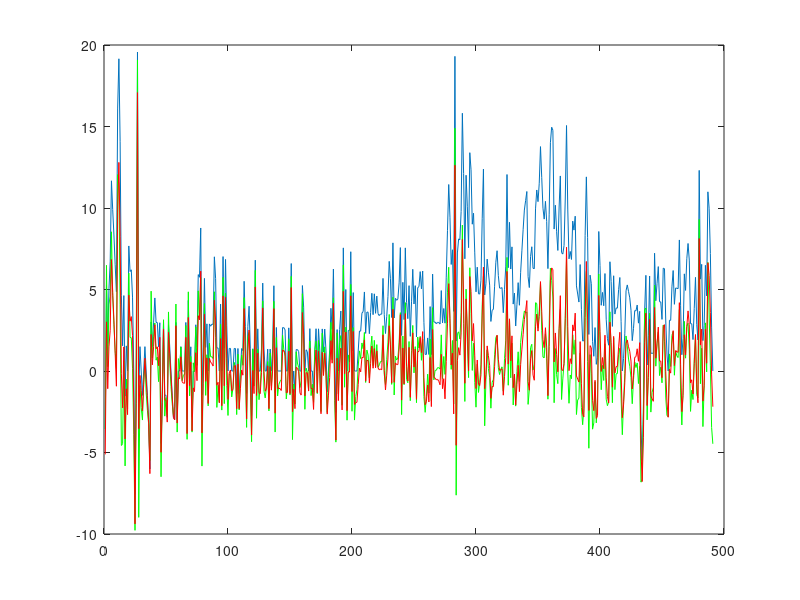

The MATLAB source for this figure:
% -------------------------------------------------------------------
%  Generated by MATLAB on 28-Mar-2018 10:43:11
%  MATLAB version: 8.3.0.532 (R2014a)
% -------------------------------------------------------------------
                              
function [hh,y]=tsyeni2


VarName1 = [-3.552289; 5.24754; 1.69286; 5.064298; 6.719322; 11.66892; ...
            9.912501; 8.346786; 6.517766; 4.865085; 16.076321; 19.15424; ...
            14.06191; 4.650814; 1.54631; 4.62701; -1.540355; 1.540355; ...
            0; 7.672257; 6.102576; 6.209472; 4.533152; 0; -7.564866; 0; ...
            19.57049; -1.494151; 1.494151; 0; -1.494151; 0; 1.494151; 0; ...
            -1.494151; -2.993894; -6.010291; 3.008908; 1.50163; 2.997634; ...
            4.482457; 2.979029; 2.971549; 1.483071; 2.960655; -4.443726; ...
            -1.484906; 2.967978; -1.483071; -1.484906; -2.839906; 2.839906; ...
            1.484906; 0; -1.484906; -2.839906; -2.982291; 2.982291; -2.982291; ...
            0; 0; 1.49202; 0; 0; 0; 2.978693; -2.978693; 4.330177; 0; 1.484906; ...
            -2.83639; 0; 0; 2.83639; 1.483071; 5.914023; 5.751562; 8.774637; ...
            -1.457907; 1.457907; 5.682521; 1.449363; 2.893485; 0; 2.886525; ...
            2.74883; 2.873018; 2.866156; 7.006195; 5.678584; 1.415482; ...
            1.413814; 0; 4.103441; 0; 7.020216; 1.399128; 6.84486; 2.777502; ...
            0; 1.386248; 1.384744; 0; 0; 1.383148; 1.381556; -1.381556; ...
            1.381556; -1.381556; 0; 1.381556; 1.254555; 5.504627; 2.742874; ...
            -1.370653; 2.739743; 3.973921; 1.36301; -2.727571; 1.36456; ...
            0; 6.799529; 0; 2.586158; 0; 0; 1.352397; 5.394306; 1.344819; ...
            0; 0; 1.343314; -1.343314; 1.343314; 0; 1.341812; 5.23089; ...
            -1.335972; 2.670459; 0; 0; 0; 0; 2.664529; 2.658626; 2.532271; ...
            0; 0; 2.647071; 0; 6.592472; -1.3156; 0; -1.317044; 1.317044; ...
            1.3156; 1.194725; 0; 0; 5.242814; 3.917133; 0; 1.302875; 1.183181; ...
            0; 2.598952; 0; 0; -1.298772; 1.298772; 2.593336; 0; 2.587653; ...
            1.291782; -1.291782; 2.582175; 1.171857; 2.574118; 1.284992; ...
            -1.284992; 0; 1.284992; 3.846739; 2.557659; 6.254851; 1.270154; ...
            -2.541654; 2.541654; 0; 2.536194; 3.67957; 0; 7.553715; 2.393494; ...
            4.999561; 0; 2.491991; 2.486741; 7.317456; 1.23394; 4.811423; ...
            0; 0; 0; 1.227743; 2.451723; 2.446724; 3.549967; 3.649961; ...
            4.849325; 2.307577; 3.617287; 3.606416; 2.289339; 3.588767; ...
            4.768305; 3.456034; 4.735883; 3.539687; 4.596686; 3.515803; ...
            3.399432; 3.495549; 3.485477; 5.681739; 3.45899; 2.300467; ...
            3.338259; 4.574945; 6.726781; 5.662605; 3.282331; 7.861482; ...
            3.252032; 4.457231; 4.339972; 4.424734; 5.408054; 7.570396; ...
            2.182552; 5.439077; 3.153226; 7.55364; 4.197689; 3.211568; ...
            5.236804; 2.126986; 4.242622; 6.240278; 4.110415; 5.237093; ...
            2.088382; 5.11083; 5.183215; 6.096802; 5.041712; 6.133401; ...
            2.962434; 1.016681; 1.01582; 2.029064; 1.013247; 3.952596; ...
            1.009064; 5.945445; 3.007194; 2.999539; 2.901685; 2.98498; ...
            2.977574; 2.880218; 4.93443; 2.950948; 3.834231; 2.934329; ...
            5.758887; 8.630559; 11.4407; 9.436906; 6.536329; 7.438794; ...
            3.659775; 19.304211; 1.838323; 7.242186; 8.105994; 8.05148; ...
            9.785962; 15.81417; 12.12203; 6.883693; 12.01069; 10.11145; ...
            7.566704; 13.39428; 12.34267; 9.006326; 9.680984; 7.246837; ...
            4.855838; 6.371189; 4.738003; 4.71948; 5.566699; 9.340268; ...
            12.3889; 4.665991; 5.350513; 6.864336; 6.061113; 5.269925; ...
            3.040442; 3.720887; 3.778037; 5.200997; 6.673568; 7.379198; ...
            5.857414; 5.09352; 5.072093; 5.117023; 3.575525; 5.014266; ...
            6.435108; 12.05445; 6.336976; 9.123064; 6.255971; 7.616233; ...
            4.105433; 4.782352; 2.760079; 4.065748; 5.420399; 4.033883; ...
            6.056223; 7.374409; 8.668254; 9.873637; 10.45107; 11.01275; ...
            5.79318; 5.119508; 7.025764; 7.623123; 6.306279; 6.273224; ...
            9.946648; 11.10651; 10.38971; 11.51951; 13.76667; 11.87701; ...
            9.987637; 9.318593; 10.41078; 9.167216; 6.281625; 9.620259; ...
            14.00574; 14.95696; 14.77275; 8.707769; 10.17003; 8.57234; ...
            7.396264; 9.999892; 11.96707; 7.265405; 7.174647; 7.693233; ...
            10.61418; 15.06089; 9.936591; 6.880011; 7.334265; 6.843737; ...
            9.197388; 8.644333; 9.498251; 5.220479; 4.722268; 4.229963; ...
            6.531282; 3.765132; 1.835451; 1.875277; 8.318006; 11.90948; ...
            8.179443; 2.243804; 5.880264; 5.358331; 1.808168; 0.903063; ...
            2.664138; 0.409372; 0.8182; 8.558391; 6.479959; 4.032262; 4.820824; ...
            4.002672; 5.979086; 3.176779; 1.981179; 1.582568; 6.702875; ...
            5.491976; 2.736532; 5.843219; 3.492417; 3.868475; 3.856044; ...
            4.994358; 5.737063; 3.048542; 0; 0.760985; 2.279948; 4.92498; ...
            5.281344; 4.883469; 4.490115; 3.729027; 1.860177; 2.599458; ...
            3.703707; 3.692311; 4.048485; 2.935736; 3.659655; -3.293165; ...
            -5.508809; -2.579503; 3.683244; 5.869799; 0.365932; 2.193139; ...
            5.828813; 1.089709; 1.08872; 1.087844; 7.226761; 4.308729; ...
            5.364409; 6.405601; 4.251591; 4.236581; 3.167622; 6.310269; ...
            6.27726; 3.126359; 1.040348; 0; 3.115431; 3.107574; 5.161263; ...
            6.164397; 4.092111; 5.095515; 5.073969; 5.052708; 8.040197; ...
            3.999936; 0.998057; 1.993322; 5.960278; 4.944349; 6.888122; ...
            7.823956; 6.804426; 2.904398; 2.897386; 1.927679; 3.84619; ...
            5.74622; 2.862824; 1.90473; 12.30783; 5.638225; 6.544558; 1.863323; ...
            2.789618; 6.484031; 4.61004; 10.99254; 9.988676; 7.212614; ...
            2.693695; 0];


n=490;
alpha=0.348;
betha=alpha;
%alpha=0.3455;
j=0;
for i=1:n+1;
    if i==1;
        C(i)=1;
    else C(i)=C(i-1)*((j-alpha-1)/j);
    end;
    j=j+1;
end;

for i=1:n+1;
    y(i)=C(1:i)*VarName1(i:-1:1);
end;
y'
for i=1:n+2;
   if i==1;
        g(i)=1;
    else g(i)=g(i-1)*((i-1)-betha-1)/(i-1);
   end;
    i=i+1;
end;
g;
for i=1:n+2;
   if i==1;
        ww(i)=(betha/2);
    else ww(i)=g(i-1)*((2-betha)/2)+(betha/2)*g(i);
   end;
    i=i+1;
end;
ww;

for i=3:n+1;
    E(i)=(sec(betha*pi/2)/2)*ww(i+1);
end;
E(1)=(sec(betha*pi/2))*ww(2);
E(2)=(sec(betha*pi/2)/2)*(ww(1)+ww(3));
h=1;
for i=1:n+1;
    H(i,i)=E(1);
end;
for l=1:n+2;
for k=1:n-l+1;
        H(k,k+l)=E(l+1);
    end;
    for k=1:n-l+1;
        H(k+l,k)=E(l+1);
    end;
end;
H

hh=H*VarName1(1:n+1)
  


plot(VarName1)
hold on;
plot(y,'g')
hold on;
plot(hh,'r')






%%%%Sample mean squared displacement function





